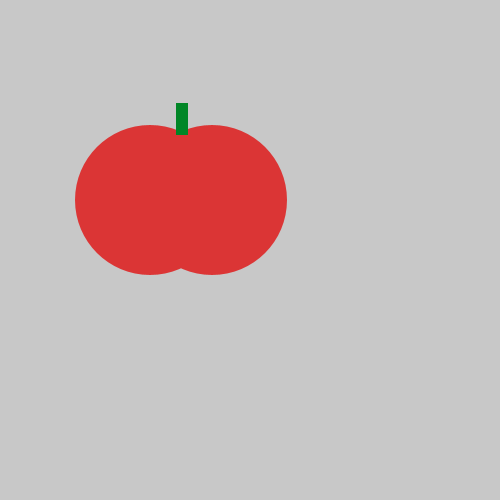
Frame 1 (no input)
Frame 60 (the mouse pressed at the canvas centre just before this capture): identical to frame 1, image omitted
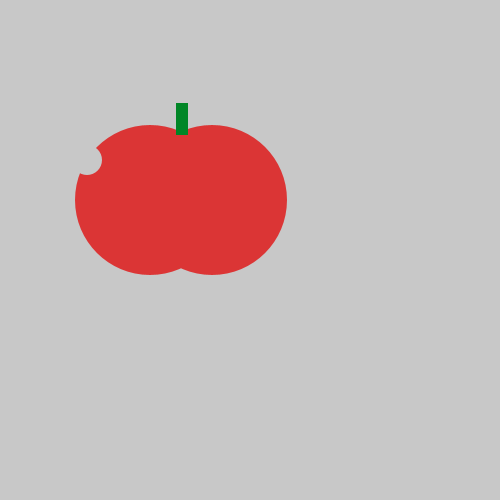
Frame 120 (the mouse held since frame 60 and released just before this capture)

The Processing sketch that drew these frames (run headless with seeded random() and noise(); from frame 60 on, the mouse is pressed at the canvas centre):

// Processing sketch: tasty_tomato
// ── tasty_tomato.pde
void setup() {
    size(500, 500);
   
}

void draw() {
  
  fill(#DB3535);
    background(200, 200, 200);
    noStroke();
    ellipse(150, 200, 150, 150);
    ellipse(212, 200, 150, 150);
    fill(#018626);
    rect(176, 103, 12, 32);
    if(mousePressed){
      fill(200,200,200);
      ellipse(87,160,30,30);
}
}
